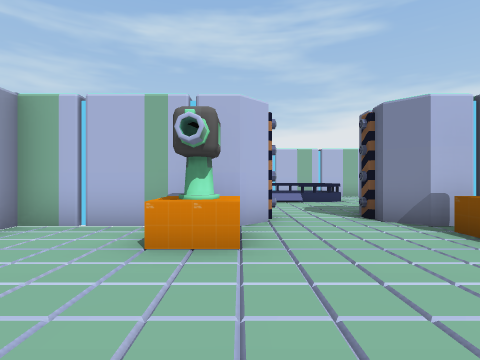
View 1 (above)

16 first-person views from a walk through a 3-D level made in the Unity game engine. The camera is 1.5 m above the floor, looks level and sees 80° across. The floor is counted in squares, 2 m on a side. Each view is taken from the middle of a square. On the plan, view 1 faces up. The plan holds only what a view shows up to about 10 squares ahead; the rest is blank. The player character is not drawn.

View 2
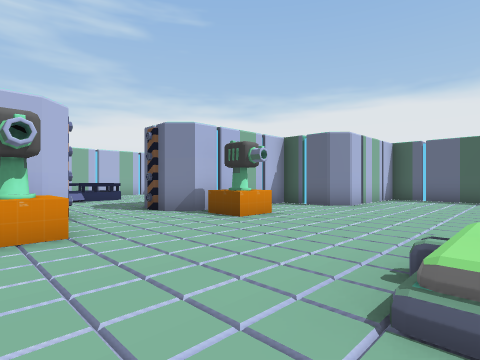

View 3
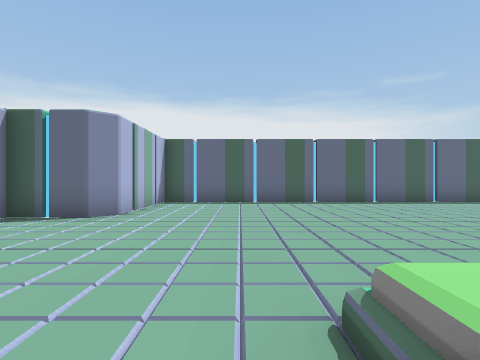

View 4
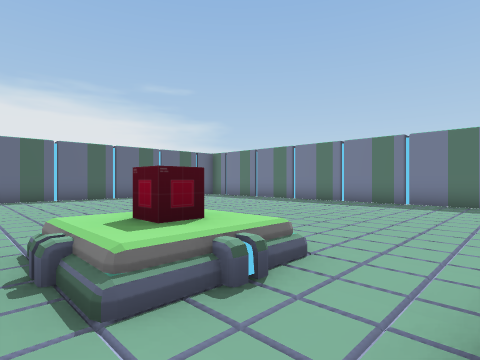

View 5
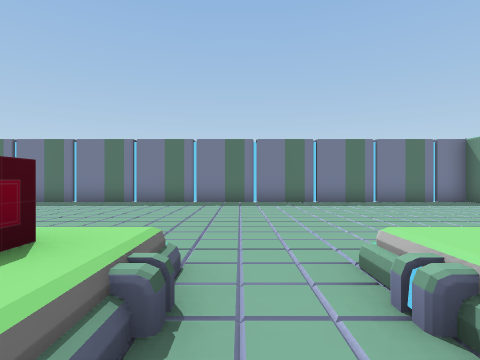

View 6
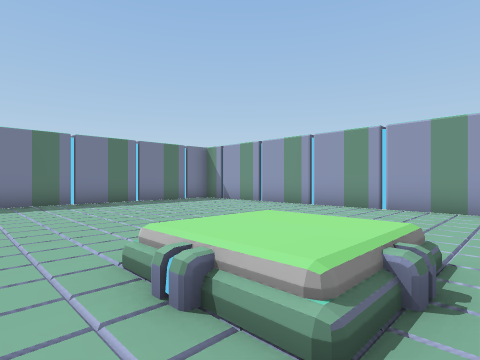

View 7
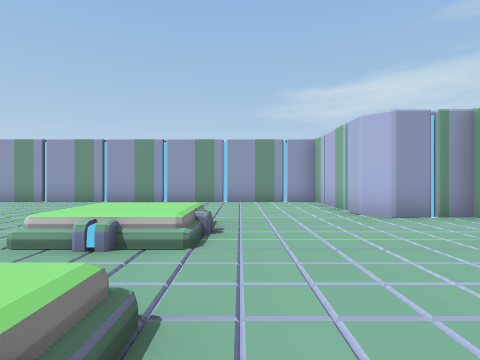

View 8
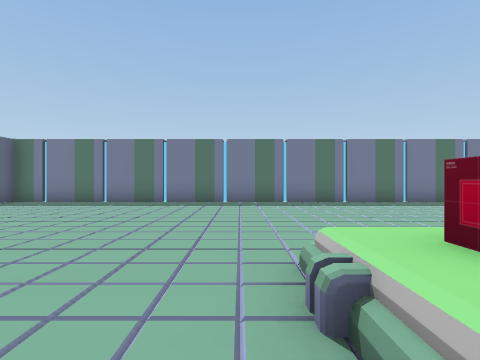

View 9
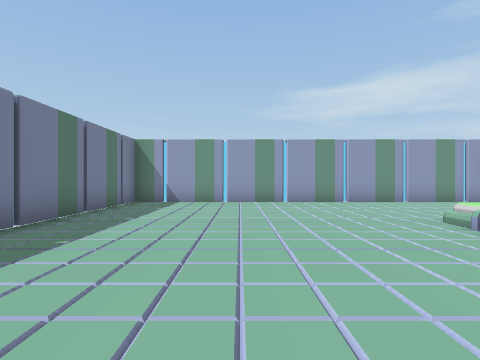

View 10
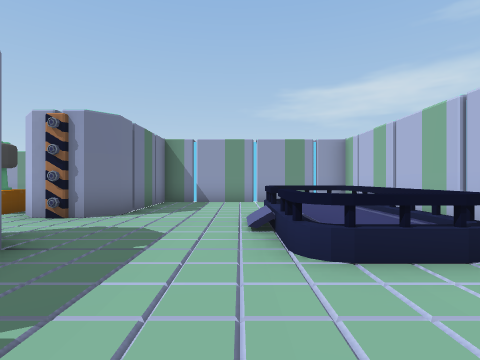

View 11
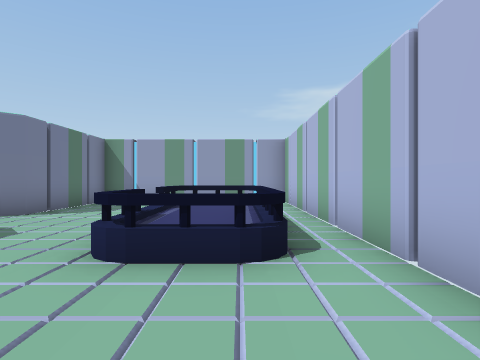

View 12
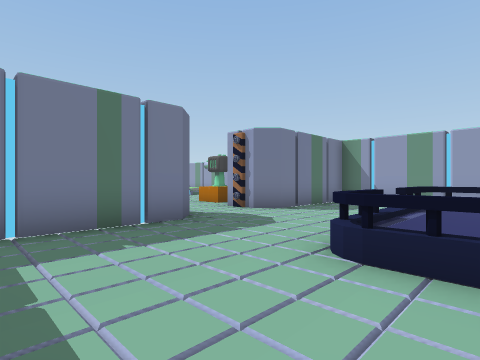

View 13
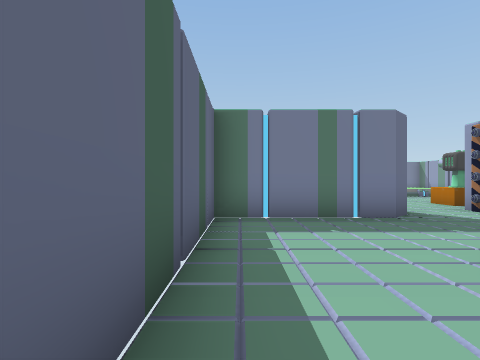

View 14
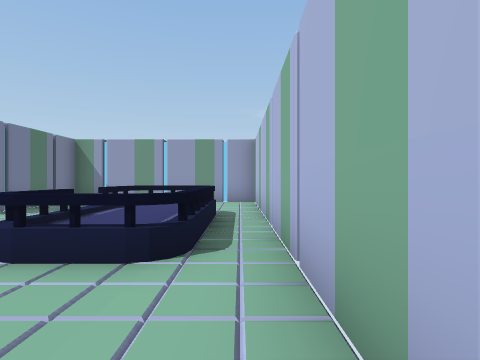

View 15
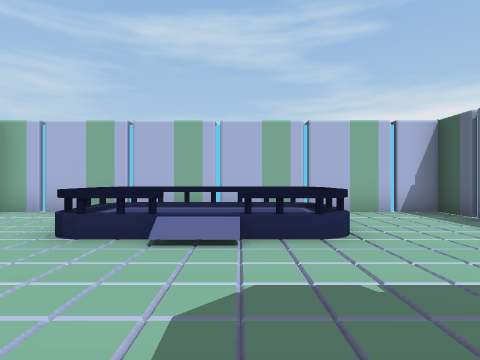

View 16
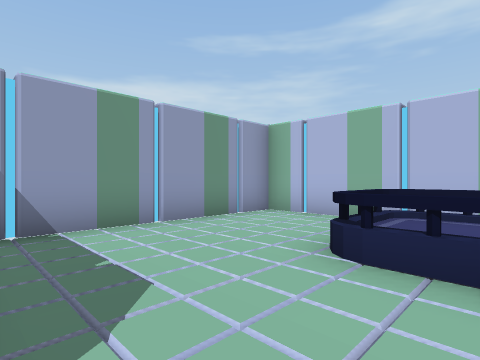

### Floor plan
Ten units are one square. View 1 is at (0, 0); x grows to the right and y downward. Boxes are objects, and circles mark ways between rooms. Rooms are numbered by the first view taken in them; rooms with no view inside come last. Other rooms are left out.
<svg viewBox="-80 -130 190 230">
<path fill="none" stroke="#000" d="M5 -50 0 -45 -35 -45 -35 -30 -40 -25 -75 -25 -75 95 105 95 105 -25 70 -25 65 -30 65 -45 30 -45 25 -50M25 -50 25 -60 30 -65 65 -65 65 -125 -35 -125 -35 -65 0 -65 5 -60 5 -50"/>
<rect x="-35" y="15" width="10" height="10" fill="#bbb"><title>other object</title></rect>
<rect x="-15" y="15" width="10" height="10" fill="#bbb"><title>other object</title></rect>
<rect x="-15" y="-45" width="20" height="20" fill="#bbb"><title>turret</title></rect>
<rect x="-5" y="15" width="10" height="10" fill="#bbb"><title>other object</title></rect>
<rect x="5" y="5" width="10" height="10" fill="#bbb"><title>other object</title></rect>
<rect x="25" y="15" width="10" height="10" fill="#bbb"><title>other object</title></rect>
<rect x="25" y="-45" width="20" height="20" fill="#bbb"><title>turret</title></rect>
<rect x="-5" y="-115" width="40" height="20" fill="#bbb"><title>other object</title></rect>
<rect x="5" y="-65" width="10" height="20" fill="#bbb"><title>gate</title></rect>
<circle cx="15" cy="-55" r="3" fill="#2a7"/>
<text x="10" y="30">1</text>
<text x="10" y="-90">2</text>
</svg>
Room 1 opens to room 2.

Where each view was taken, in squares from view 1:
view 1: 0 up, 0 right, facing up
view 2: 1 down, 1 left, facing up-right
view 3: 0 up, 1 right, facing right
view 4: 0 up, 1 left, facing down-right
view 5: 0 up, 0 right, facing down
view 6: 0 up, 0 right, facing down-left
view 7: 0 up, 2 right, facing left
view 8: 0 up, 3 right, facing down
view 9: 6 down, 2 right, facing left
view 10: 9 up, 6 right, facing left
view 11: 11 up, 6 right, facing left
view 12: 11 up, 6 right, facing down-left
view 13: 12 up, 6 right, facing down
view 14: 12 up, 6 right, facing left
view 15: 6 up, 2 right, facing up
view 16: 7 up, 1 right, facing up-left
